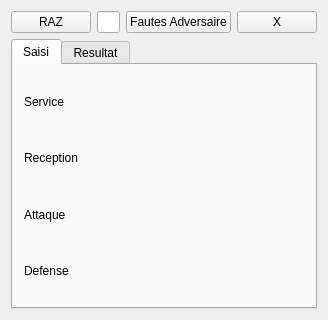
<?xml version="1.0" encoding="UTF-8"?>
<ui version="4.0">
 <class>MainWindow</class>
 <widget class="QMainWindow" name="MainWindow">
  <property name="windowModality">
   <enum>Qt::NonModal</enum>
  </property>
  <property name="geometry">
   <rect>
    <x>0</x>
    <y>0</y>
    <width>328</width>
    <height>320</height>
   </rect>
  </property>
  <property name="contextMenuPolicy">
   <enum>Qt::PreventContextMenu</enum>
  </property>
  <property name="windowTitle">
   <string>MainWindow</string>
  </property>
  <property name="toolButtonStyle">
   <enum>Qt::ToolButtonIconOnly</enum>
  </property>
  <widget class="QWidget" name="centralWidget">
   <layout class="QGridLayout" name="gridLayout_12">
    <item row="0" column="0">
     <layout class="QGridLayout" name="gridLayout_6">
      <item row="0" column="3">
       <widget class="QPushButton" name="pushButton_2">
        <property name="text">
         <string>X</string>
        </property>
       </widget>
      </item>
      <item row="0" column="0">
       <widget class="QPushButton" name="pushButton_3">
        <property name="text">
         <string>RAZ</string>
        </property>
       </widget>
      </item>
      <item row="0" column="1">
       <widget class="QLineEdit" name="lineEdit">
        <property name="enabled">
         <bool>true</bool>
        </property>
       </widget>
      </item>
      <item row="0" column="2">
       <widget class="QPushButton" name="pushButton_4">
        <property name="text">
         <string>Fautes Adversaire</string>
        </property>
       </widget>
      </item>
     </layout>
    </item>
    <item row="1" column="0">
     <widget class="QTabWidget" name="tabWidget">
      <property name="currentIndex">
       <number>0</number>
      </property>
      <widget class="QWidget" name="tab">
       <attribute name="title">
        <string>Saisi</string>
       </attribute>
       <layout class="QGridLayout" name="gridLayout">
        <item row="0" column="0">
         <layout class="QGridLayout" name="gridLayout_2">
          <item row="0" column="0">
           <widget class="QLabel" name="label">
            <property name="text">
             <string>Service</string>
            </property>
           </widget>
          </item>
         </layout>
        </item>
        <item row="2" column="0">
         <layout class="QGridLayout" name="gridLayout_3">
          <item row="0" column="0">
           <widget class="QLabel" name="label_2">
            <property name="text">
             <string>Attaque</string>
            </property>
           </widget>
          </item>
         </layout>
        </item>
        <item row="3" column="0">
         <layout class="QGridLayout" name="gridLayout_4">
          <item row="0" column="0">
           <widget class="QLabel" name="label_3">
            <property name="text">
             <string>Defense</string>
            </property>
           </widget>
          </item>
         </layout>
        </item>
        <item row="1" column="0">
         <layout class="QGridLayout" name="gridLayout_5">
          <item row="0" column="0">
           <widget class="QLabel" name="label_4">
            <property name="text">
             <string>Reception</string>
            </property>
           </widget>
          </item>
         </layout>
        </item>
       </layout>
      </widget>
      <widget class="QWidget" name="tab_2">
       <attribute name="title">
        <string>Resultat</string>
       </attribute>
       <layout class="QGridLayout" name="gridLayout_11">
        <item row="0" column="0">
         <layout class="QGridLayout" name="gridLayout_7">
          <item row="0" column="0">
           <widget class="QLabel" name="label_5">
            <property name="text">
             <string>Service   </string>
            </property>
           </widget>
          </item>
          <item row="0" column="1">
           <widget class="QLabel" name="label_17">
            <property name="text">
             <string>++</string>
            </property>
           </widget>
          </item>
          <item row="0" column="2">
           <widget class="QLabel" name="label_23">
            <property name="text">
             <string>0</string>
            </property>
           </widget>
          </item>
          <item row="0" column="3">
           <widget class="QLabel" name="label_30">
            <property name="text">
             <string>--</string>
            </property>
           </widget>
          </item>
          <item row="0" column="5">
           <widget class="QLabel" name="label_31">
            <property name="text">
             <string>EFF(%)</string>
            </property>
           </widget>
          </item>
          <item row="0" column="4">
           <widget class="QLabel" name="label_32">
            <property name="text">
             <string>TOT</string>
            </property>
           </widget>
          </item>
         </layout>
        </item>
        <item row="2" column="0">
         <layout class="QGridLayout" name="gridLayout_8">
          <item row="0" column="0">
           <widget class="QLabel" name="label_6">
            <property name="text">
             <string>Attaque   </string>
            </property>
           </widget>
          </item>
         </layout>
        </item>
        <item row="3" column="0">
         <layout class="QGridLayout" name="gridLayout_9">
          <item row="0" column="0">
           <widget class="QLabel" name="label_7">
            <property name="text">
             <string>Defense  </string>
            </property>
           </widget>
          </item>
         </layout>
        </item>
        <item row="5" column="0">
         <widget class="QPushButton" name="pushButton">
          <property name="text">
           <string>Envoie</string>
          </property>
         </widget>
        </item>
        <item row="1" column="0">
         <layout class="QGridLayout" name="gridLayout_10">
          <item row="0" column="0">
           <widget class="QLabel" name="label_8">
            <property name="text">
             <string>Reception</string>
            </property>
           </widget>
          </item>
         </layout>
        </item>
       </layout>
      </widget>
     </widget>
    </item>
   </layout>
  </widget>
  <widget class="QMenuBar" name="menuBar">
   <property name="geometry">
    <rect>
     <x>0</x>
     <y>0</y>
     <width>328</width>
     <height>21</height>
    </rect>
   </property>
  </widget>
 </widget>
 <layoutdefault spacing="6" margin="11"/>
 <resources/>
 <connections/>
</ui>
